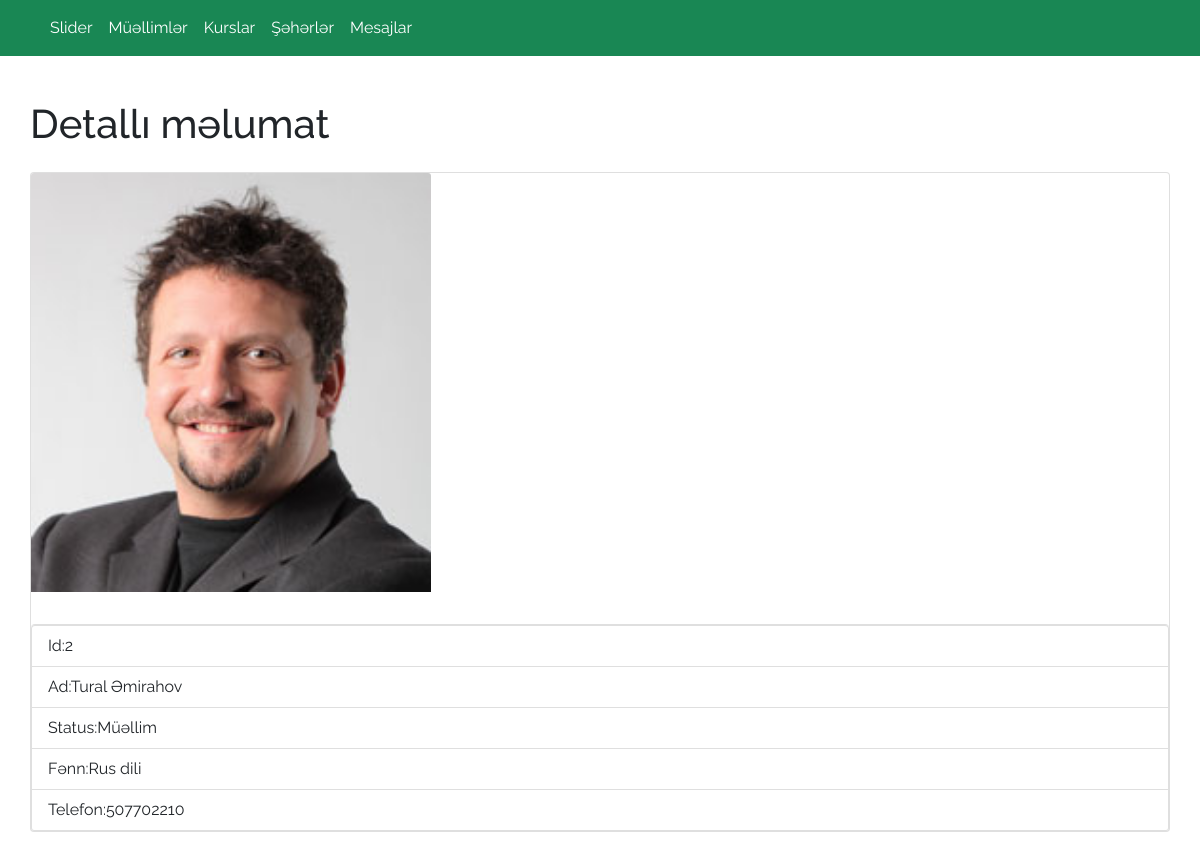
Page /admin/teachers/detail/2 on the committed database.
### app.py (models this page shows)
class Teachers(db.Model):
    id=db.Column(db.Integer,primary_key=True)
    img=db.Column(db.String(100))
    name=db.Column(db.String(100))
    title=db.Column(db.String(120))
    desc=db.Column(db.Text)
    phone=db.Column(db.Integer)

### app.py (the view)
@app.route('/admin/teachers/detail/<id>')
def teachersDetail(id):
    teachersdetail=Teachers.query.get(id)
    return render_template('admin/teacher_detail.html',teachersdetail=teachersdetail)

### templates/admin/teacher_detail.html
{% extends 'admin/layout.html' %}
{% block content %}
<div class="container"style="padding: 20px 0px;">
  <div class="row">
      <div class="col-12">
          <h1 class="my-4">Detallı məlumat</h1>
          <div class="card" >
              <img class="card-img-top"style="width: 25rem; height:auto" src="/static/uploads/{{teachersdetail.img}}" alt="">
              <div class="card-body">
          </div>
          <ul class="list-group">
              <li class="list-group-item">Id:{{teachersdetail.id}}</li>
              <li class="list-group-item">Ad:{{teachersdetail.name}}</li>
              <li class="list-group-item">Status:{{teachersdetail.title}}</li>
              <li class="list-group-item">Fənn:{{teachersdetail.desc}}</li>
              <li class="list-group-item">Telefon:{{teachersdetail.phone}}</li>
          </ul>
  </div>
{% endblock %}

### templates/admin/layout.html (style rules this page uses)
body { font-family: 'Raleway', sans-serif; }

### rows in the picture
Teachers: img (picture), id "2", name "Tural Əmirahov", title "Müəllim", desc "Rus dili", phone "507702210"
